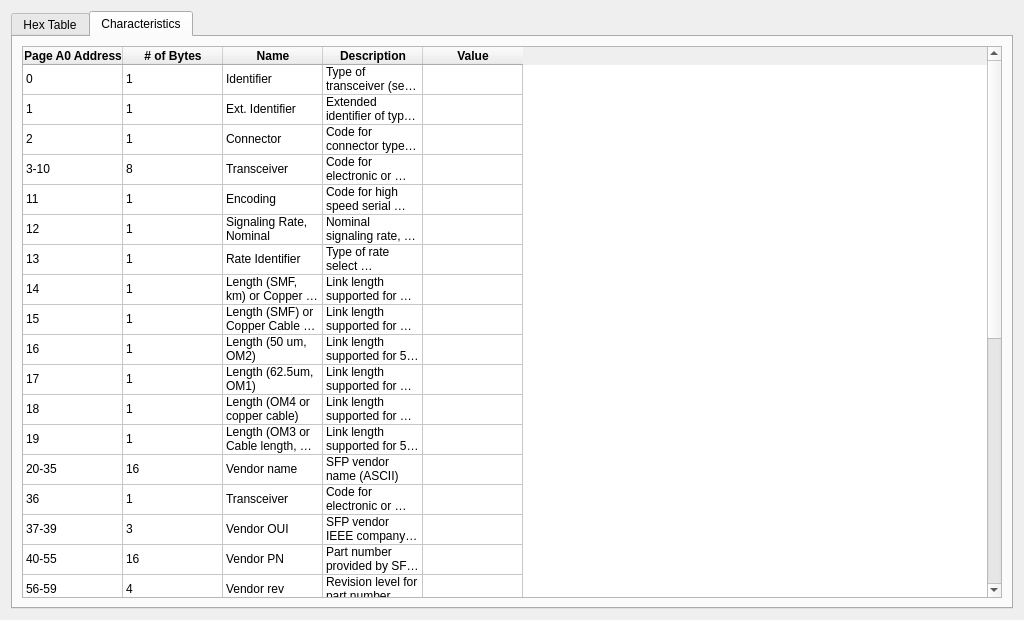
<?xml version="1.0" encoding="UTF-8"?>
<ui version="4.0">
 <class>Dialog</class>
 <widget class="QDialog" name="Dialog">
  <property name="geometry">
   <rect>
    <x>0</x>
    <y>0</y>
    <width>1024</width>
    <height>620</height>
   </rect>
  </property>
  <property name="windowTitle">
   <string>Dialog</string>
  </property>
  <property name="modal">
   <bool>false</bool>
  </property>
  <layout class="QGridLayout" name="gridLayout_2">
   <item row="0" column="0">
    <widget class="QTabWidget" name="tabWidget">
     <property name="font">
      <font>
       <weight>50</weight>
       <bold>false</bold>
      </font>
     </property>
     <property name="currentIndex">
      <number>1</number>
     </property>
     <property name="documentMode">
      <bool>false</bool>
     </property>
     <widget class="QWidget" name="tab">
      <attribute name="title">
       <string>Hex Table</string>
      </attribute>
      <layout class="QGridLayout" name="gridLayout">
       <item row="4" column="1">
        <widget class="QTableWidget" name="tableWidget">
         <property name="editTriggers">
          <set>QAbstractItemView::NoEditTriggers</set>
         </property>
         <row>
          <property name="text">
           <string>00000000</string>
          </property>
          <property name="font">
           <font>
            <pointsize>8</pointsize>
           </font>
          </property>
         </row>
         <row>
          <property name="text">
           <string>00000010</string>
          </property>
          <property name="font">
           <font>
            <pointsize>8</pointsize>
           </font>
          </property>
         </row>
         <row>
          <property name="text">
           <string>00000020</string>
          </property>
          <property name="font">
           <font>
            <pointsize>8</pointsize>
           </font>
          </property>
         </row>
         <row>
          <property name="text">
           <string>00000030</string>
          </property>
          <property name="font">
           <font>
            <pointsize>8</pointsize>
           </font>
          </property>
         </row>
         <row>
          <property name="text">
           <string>00000040</string>
          </property>
          <property name="font">
           <font>
            <pointsize>8</pointsize>
           </font>
          </property>
         </row>
         <row>
          <property name="text">
           <string>00000050</string>
          </property>
          <property name="font">
           <font>
            <pointsize>8</pointsize>
           </font>
          </property>
         </row>
         <row>
          <property name="text">
           <string>00000060</string>
          </property>
          <property name="font">
           <font>
            <pointsize>8</pointsize>
           </font>
          </property>
         </row>
         <row>
          <property name="text">
           <string>00000070</string>
          </property>
          <property name="font">
           <font>
            <pointsize>8</pointsize>
           </font>
          </property>
         </row>
         <row>
          <property name="text">
           <string>00000080</string>
          </property>
          <property name="font">
           <font>
            <pointsize>8</pointsize>
           </font>
          </property>
         </row>
         <row>
          <property name="text">
           <string>00000090</string>
          </property>
          <property name="font">
           <font>
            <pointsize>8</pointsize>
           </font>
          </property>
         </row>
         <row>
          <property name="text">
           <string>000000A0</string>
          </property>
          <property name="font">
           <font>
            <pointsize>8</pointsize>
           </font>
          </property>
         </row>
         <row>
          <property name="text">
           <string>000000B0</string>
          </property>
          <property name="font">
           <font>
            <pointsize>8</pointsize>
           </font>
          </property>
         </row>
         <row>
          <property name="text">
           <string>000000C0</string>
          </property>
          <property name="font">
           <font>
            <pointsize>8</pointsize>
           </font>
          </property>
         </row>
         <row>
          <property name="text">
           <string>000000D0</string>
          </property>
          <property name="font">
           <font>
            <pointsize>8</pointsize>
           </font>
          </property>
         </row>
         <row>
          <property name="text">
           <string>000000E0</string>
          </property>
          <property name="font">
           <font>
            <pointsize>8</pointsize>
           </font>
          </property>
         </row>
         <row>
          <property name="text">
           <string>000000F0</string>
          </property>
          <property name="font">
           <font>
            <pointsize>8</pointsize>
           </font>
          </property>
         </row>
         <column>
          <property name="text">
           <string>00</string>
          </property>
          <property name="font">
           <font>
            <pointsize>8</pointsize>
            <weight>50</weight>
            <bold>false</bold>
           </font>
          </property>
         </column>
         <column>
          <property name="text">
           <string>01</string>
          </property>
          <property name="font">
           <font>
            <pointsize>8</pointsize>
           </font>
          </property>
         </column>
         <column>
          <property name="text">
           <string>02</string>
          </property>
          <property name="font">
           <font>
            <pointsize>8</pointsize>
           </font>
          </property>
         </column>
         <column>
          <property name="text">
           <string>03</string>
          </property>
          <property name="font">
           <font>
            <pointsize>8</pointsize>
           </font>
          </property>
         </column>
         <column>
          <property name="text">
           <string>04</string>
          </property>
          <property name="font">
           <font>
            <pointsize>8</pointsize>
           </font>
          </property>
         </column>
         <column>
          <property name="text">
           <string>05</string>
          </property>
          <property name="font">
           <font>
            <pointsize>8</pointsize>
           </font>
          </property>
         </column>
         <column>
          <property name="text">
           <string>06</string>
          </property>
          <property name="font">
           <font>
            <pointsize>8</pointsize>
           </font>
          </property>
         </column>
         <column>
          <property name="text">
           <string>07</string>
          </property>
          <property name="font">
           <font>
            <pointsize>8</pointsize>
           </font>
          </property>
         </column>
         <column>
          <property name="text">
           <string>08</string>
          </property>
          <property name="font">
           <font>
            <pointsize>8</pointsize>
           </font>
          </property>
         </column>
         <column>
          <property name="text">
           <string>09</string>
          </property>
          <property name="font">
           <font>
            <pointsize>8</pointsize>
           </font>
          </property>
         </column>
         <column>
          <property name="text">
           <string>0A</string>
          </property>
          <property name="font">
           <font>
            <pointsize>8</pointsize>
           </font>
          </property>
         </column>
         <column>
          <property name="text">
           <string>0B</string>
          </property>
          <property name="font">
           <font>
            <pointsize>8</pointsize>
           </font>
          </property>
         </column>
         <column>
          <property name="text">
           <string>0C</string>
          </property>
          <property name="font">
           <font>
            <pointsize>8</pointsize>
           </font>
          </property>
         </column>
         <column>
          <property name="text">
           <string>0D</string>
          </property>
          <property name="font">
           <font>
            <pointsize>8</pointsize>
           </font>
          </property>
         </column>
         <column>
          <property name="text">
           <string>0E</string>
          </property>
          <property name="font">
           <font>
            <pointsize>8</pointsize>
           </font>
          </property>
         </column>
         <column>
          <property name="text">
           <string>0F</string>
          </property>
          <property name="font">
           <font>
            <pointsize>8</pointsize>
           </font>
          </property>
         </column>
         <item row="0" column="0">
          <property name="text">
           <string/>
          </property>
          <property name="font">
           <font>
            <pointsize>8</pointsize>
           </font>
          </property>
          <property name="textAlignment">
           <set>AlignCenter</set>
          </property>
          <property name="flags">
           <set>ItemIsSelectable|ItemIsUserCheckable|ItemIsEnabled</set>
          </property>
         </item>
        </widget>
       </item>
       <item row="0" column="1">
        <layout class="QGridLayout" name="gridLayout_3">
         <item row="0" column="5">
          <spacer name="horizontalSpacer_2">
           <property name="orientation">
            <enum>Qt::Horizontal</enum>
           </property>
           <property name="sizeHint" stdset="0">
            <size>
             <width>40</width>
             <height>20</height>
            </size>
           </property>
          </spacer>
         </item>
         <item row="0" column="4">
          <widget class="QComboBox" name="comboBox_2">
           <item>
            <property name="text">
             <string>A0</string>
            </property>
           </item>
           <item>
            <property name="text">
             <string>A2</string>
            </property>
           </item>
          </widget>
         </item>
         <item row="0" column="1">
          <widget class="QLabel" name="label">
           <property name="font">
            <font>
             <weight>75</weight>
             <bold>true</bold>
            </font>
           </property>
           <property name="text">
            <string>Display Mode</string>
           </property>
          </widget>
         </item>
         <item row="0" column="0">
          <spacer name="horizontalSpacer">
           <property name="orientation">
            <enum>Qt::Horizontal</enum>
           </property>
           <property name="sizeHint" stdset="0">
            <size>
             <width>40</width>
             <height>20</height>
            </size>
           </property>
          </spacer>
         </item>
         <item row="0" column="3">
          <widget class="QLabel" name="label_2">
           <property name="font">
            <font>
             <weight>75</weight>
             <bold>true</bold>
            </font>
           </property>
           <property name="text">
            <string>Page Number (Hex Value)</string>
           </property>
          </widget>
         </item>
         <item row="0" column="2">
          <widget class="QComboBox" name="comboBox">
           <item>
            <property name="text">
             <string>Hex</string>
            </property>
           </item>
           <item>
            <property name="text">
             <string>Decimal</string>
            </property>
           </item>
           <item>
            <property name="text">
             <string>ASCII</string>
            </property>
           </item>
          </widget>
         </item>
        </layout>
       </item>
      </layout>
     </widget>
     <widget class="QWidget" name="tab_2">
      <attribute name="title">
       <string>Characteristics</string>
      </attribute>
      <layout class="QGridLayout" name="gridLayout_4">
       <item row="0" column="0">
        <widget class="QTableWidget" name="tableWidget_2">
         <property name="editTriggers">
          <set>QAbstractItemView::NoEditTriggers</set>
         </property>
         <attribute name="verticalHeaderVisible">
          <bool>false</bool>
         </attribute>
         <row>
          <property name="text">
           <string>1</string>
          </property>
         </row>
         <row>
          <property name="text">
           <string>2</string>
          </property>
         </row>
         <row>
          <property name="text">
           <string>3</string>
          </property>
         </row>
         <row>
          <property name="text">
           <string>4</string>
          </property>
         </row>
         <row>
          <property name="text">
           <string>5</string>
          </property>
         </row>
         <row>
          <property name="text">
           <string>6</string>
          </property>
         </row>
         <row>
          <property name="text">
           <string>7</string>
          </property>
         </row>
         <row>
          <property name="text">
           <string>8</string>
          </property>
         </row>
         <row>
          <property name="text">
           <string>9</string>
          </property>
         </row>
         <row>
          <property name="text">
           <string>10</string>
          </property>
         </row>
         <row>
          <property name="text">
           <string>11</string>
          </property>
         </row>
         <row>
          <property name="text">
           <string>12</string>
          </property>
         </row>
         <row>
          <property name="text">
           <string>13</string>
          </property>
         </row>
         <row>
          <property name="text">
           <string>14</string>
          </property>
         </row>
         <row>
          <property name="text">
           <string>15</string>
          </property>
         </row>
         <row>
          <property name="text">
           <string>16</string>
          </property>
         </row>
         <row>
          <property name="text">
           <string>17</string>
          </property>
         </row>
         <row>
          <property name="text">
           <string>18</string>
          </property>
         </row>
         <row>
          <property name="text">
           <string>19</string>
          </property>
         </row>
         <row>
          <property name="text">
           <string>20</string>
          </property>
         </row>
         <row>
          <property name="text">
           <string>21</string>
          </property>
         </row>
         <row>
          <property name="text">
           <string>22</string>
          </property>
         </row>
         <row>
          <property name="text">
           <string>23</string>
          </property>
         </row>
         <row>
          <property name="text">
           <string>24</string>
          </property>
         </row>
         <row>
          <property name="text">
           <string>25</string>
          </property>
         </row>
         <row>
          <property name="text">
           <string>26</string>
          </property>
         </row>
         <row>
          <property name="text">
           <string>27</string>
          </property>
         </row>
         <row>
          <property name="text">
           <string>28</string>
          </property>
         </row>
         <row>
          <property name="text">
           <string>29</string>
          </property>
         </row>
         <row>
          <property name="text">
           <string>30</string>
          </property>
         </row>
         <row>
          <property name="text">
           <string>31</string>
          </property>
         </row>
         <row>
          <property name="text">
           <string>32</string>
          </property>
         </row>
         <column>
          <property name="text">
           <string>Page A0 Address</string>
          </property>
          <property name="font">
           <font>
            <weight>75</weight>
            <bold>true</bold>
           </font>
          </property>
         </column>
         <column>
          <property name="text">
           <string># of Bytes</string>
          </property>
          <property name="font">
           <font>
            <weight>75</weight>
            <bold>true</bold>
           </font>
          </property>
         </column>
         <column>
          <property name="text">
           <string>Name</string>
          </property>
          <property name="font">
           <font>
            <weight>75</weight>
            <bold>true</bold>
           </font>
          </property>
         </column>
         <column>
          <property name="text">
           <string>Description</string>
          </property>
          <property name="font">
           <font>
            <weight>75</weight>
            <bold>true</bold>
           </font>
          </property>
         </column>
         <column>
          <property name="text">
           <string>Value</string>
          </property>
          <property name="font">
           <font>
            <weight>75</weight>
            <bold>true</bold>
           </font>
          </property>
         </column>
         <item row="0" column="0">
          <property name="text">
           <string>0</string>
          </property>
         </item>
         <item row="0" column="1">
          <property name="text">
           <string>1</string>
          </property>
         </item>
         <item row="0" column="2">
          <property name="text">
           <string>Identifier</string>
          </property>
         </item>
         <item row="0" column="3">
          <property name="text">
           <string>Type of transceiver (see Table 5-1 of SFF 8472)</string>
          </property>
         </item>
         <item row="0" column="4">
          <property name="text">
           <string/>
          </property>
         </item>
         <item row="1" column="0">
          <property name="text">
           <string>1</string>
          </property>
         </item>
         <item row="1" column="1">
          <property name="text">
           <string>1</string>
          </property>
         </item>
         <item row="1" column="2">
          <property name="text">
           <string>Ext. Identifier</string>
          </property>
         </item>
         <item row="1" column="3">
          <property name="text">
           <string>Extended identifier of type of transceiver (See Table 5-2 of SFF 8472)</string>
          </property>
         </item>
         <item row="1" column="4">
          <property name="text">
           <string/>
          </property>
         </item>
         <item row="2" column="0">
          <property name="text">
           <string>2</string>
          </property>
         </item>
         <item row="2" column="1">
          <property name="text">
           <string>1</string>
          </property>
         </item>
         <item row="2" column="2">
          <property name="text">
           <string>Connector</string>
          </property>
         </item>
         <item row="2" column="3">
          <property name="text">
           <string>Code for connector type (see SFF 8024 SFF Module Management Reference Code Tables)</string>
          </property>
         </item>
         <item row="2" column="4">
          <property name="text">
           <string/>
          </property>
         </item>
         <item row="3" column="0">
          <property name="text">
           <string>3-10</string>
          </property>
         </item>
         <item row="3" column="1">
          <property name="text">
           <string>8</string>
          </property>
         </item>
         <item row="3" column="2">
          <property name="text">
           <string>Transceiver</string>
          </property>
         </item>
         <item row="3" column="3">
          <property name="text">
           <string>Code for electronic or optical compatibility (see Table 5-3 of SFF 8472)</string>
          </property>
         </item>
         <item row="3" column="4">
          <property name="text">
           <string/>
          </property>
         </item>
         <item row="4" column="0">
          <property name="text">
           <string>11</string>
          </property>
         </item>
         <item row="4" column="1">
          <property name="text">
           <string>1</string>
          </property>
         </item>
         <item row="4" column="2">
          <property name="text">
           <string>Encoding</string>
          </property>
         </item>
         <item row="4" column="3">
          <property name="text">
           <string>Code for high speed serial encoding algorithm (see SFF-8024 SFF 
Module Management Reference Code Tables) </string>
          </property>
         </item>
         <item row="4" column="4">
          <property name="text">
           <string/>
          </property>
         </item>
         <item row="5" column="0">
          <property name="text">
           <string>12</string>
          </property>
         </item>
         <item row="5" column="1">
          <property name="text">
           <string>1</string>
          </property>
         </item>
         <item row="5" column="2">
          <property name="text">
           <string>Signaling Rate, Nominal </string>
          </property>
         </item>
         <item row="5" column="3">
          <property name="text">
           <string>Nominal signaling rate, units of 100 MBd. 
(see details for rates &gt; 25.4 GBd) </string>
          </property>
         </item>
         <item row="5" column="4">
          <property name="text">
           <string/>
          </property>
         </item>
         <item row="6" column="0">
          <property name="text">
           <string>13</string>
          </property>
         </item>
         <item row="6" column="1">
          <property name="text">
           <string>1</string>
          </property>
         </item>
         <item row="6" column="2">
          <property name="text">
           <string>Rate Identifier</string>
          </property>
         </item>
         <item row="6" column="3">
          <property name="text">
           <string>Type of rate select functionality (see Table 5-6 of SFF 8472) </string>
          </property>
         </item>
         <item row="6" column="4">
          <property name="text">
           <string/>
          </property>
         </item>
         <item row="7" column="0">
          <property name="text">
           <string>14</string>
          </property>
         </item>
         <item row="7" column="1">
          <property name="text">
           <string>1</string>
          </property>
         </item>
         <item row="7" column="2">
          <property name="text">
           <string>Length (SMF, km) or Copper Cable Attenuation</string>
          </property>
         </item>
         <item row="7" column="3">
          <property name="text">
           <string>Link length supported for single-mode fiber, units of km, or copper 
cable attenuation in dB at 12.9 GHz</string>
          </property>
         </item>
         <item row="7" column="4">
          <property name="text">
           <string/>
          </property>
         </item>
         <item row="8" column="0">
          <property name="text">
           <string>15</string>
          </property>
         </item>
         <item row="8" column="1">
          <property name="text">
           <string>1</string>
          </property>
         </item>
         <item row="8" column="2">
          <property name="text">
           <string>Length (SMF) or Copper Cable Attenuation</string>
          </property>
         </item>
         <item row="8" column="3">
          <property name="text">
           <string>Link length supported for single-mode fiber, units of 100 m, or copper 
cable attenuation in dB at 25.78 GHz</string>
          </property>
         </item>
         <item row="8" column="4">
          <property name="text">
           <string/>
          </property>
         </item>
         <item row="9" column="0">
          <property name="text">
           <string>16</string>
          </property>
         </item>
         <item row="9" column="1">
          <property name="text">
           <string>1</string>
          </property>
         </item>
         <item row="9" column="2">
          <property name="text">
           <string>Length (50 um, OM2)</string>
          </property>
         </item>
         <item row="9" column="3">
          <property name="text">
           <string>Link length supported for 50 um OM2 fiber, units of 10 m</string>
          </property>
         </item>
         <item row="9" column="4">
          <property name="text">
           <string/>
          </property>
         </item>
         <item row="10" column="0">
          <property name="text">
           <string>17</string>
          </property>
         </item>
         <item row="10" column="1">
          <property name="text">
           <string>1</string>
          </property>
         </item>
         <item row="10" column="2">
          <property name="text">
           <string>Length (62.5um, OM1)</string>
          </property>
         </item>
         <item row="10" column="3">
          <property name="text">
           <string>Link length supported for 62.5 um OM1 fiber, units of 10 m</string>
          </property>
         </item>
         <item row="10" column="4">
          <property name="text">
           <string/>
          </property>
         </item>
         <item row="11" column="0">
          <property name="text">
           <string>18</string>
          </property>
         </item>
         <item row="11" column="1">
          <property name="text">
           <string>1</string>
          </property>
         </item>
         <item row="11" column="2">
          <property name="text">
           <string>Length (OM4 or copper cable)</string>
          </property>
         </item>
         <item row="11" column="3">
          <property name="text">
           <string>Link length supported for 50um OM4 fiber, units of 10 m. 
Alternatively, copper or direct attach cable, units of m</string>
          </property>
         </item>
         <item row="11" column="4">
          <property name="text">
           <string/>
          </property>
         </item>
         <item row="12" column="0">
          <property name="text">
           <string>19</string>
          </property>
         </item>
         <item row="12" column="1">
          <property name="text">
           <string>1</string>
          </property>
         </item>
         <item row="12" column="2">
          <property name="text">
           <string>Length (OM3 or Cable length, additional</string>
          </property>
         </item>
         <item row="12" column="3">
          <property name="text">
           <string>Link length supported for 50 um OM3 fiber, units of 10 m. 
Alternatively, copper or direct attach cable multiplier and base value</string>
          </property>
         </item>
         <item row="12" column="4">
          <property name="text">
           <string/>
          </property>
         </item>
         <item row="13" column="0">
          <property name="text">
           <string>20-35</string>
          </property>
         </item>
         <item row="13" column="1">
          <property name="text">
           <string>16</string>
          </property>
         </item>
         <item row="13" column="2">
          <property name="text">
           <string>Vendor name</string>
          </property>
         </item>
         <item row="13" column="3">
          <property name="text">
           <string>SFP vendor name (ASCII)</string>
          </property>
         </item>
         <item row="13" column="4">
          <property name="text">
           <string/>
          </property>
         </item>
         <item row="14" column="0">
          <property name="text">
           <string>36</string>
          </property>
         </item>
         <item row="14" column="1">
          <property name="text">
           <string>1</string>
          </property>
         </item>
         <item row="14" column="2">
          <property name="text">
           <string>Transceiver</string>
          </property>
         </item>
         <item row="14" column="3">
          <property name="text">
           <string>Code for electronic or optical compatibility (see Table 5-3 of SFF-8472)</string>
          </property>
         </item>
         <item row="14" column="4">
          <property name="text">
           <string/>
          </property>
         </item>
         <item row="15" column="0">
          <property name="text">
           <string>37-39</string>
          </property>
         </item>
         <item row="15" column="1">
          <property name="text">
           <string>3</string>
          </property>
         </item>
         <item row="15" column="2">
          <property name="text">
           <string>Vendor OUI</string>
          </property>
         </item>
         <item row="15" column="3">
          <property name="text">
           <string>SFP vendor IEEE company ID</string>
          </property>
         </item>
         <item row="15" column="4">
          <property name="text">
           <string/>
          </property>
         </item>
         <item row="16" column="0">
          <property name="text">
           <string>40-55</string>
          </property>
         </item>
         <item row="16" column="1">
          <property name="text">
           <string>16</string>
          </property>
         </item>
         <item row="16" column="2">
          <property name="text">
           <string>Vendor PN</string>
          </property>
         </item>
         <item row="16" column="3">
          <property name="text">
           <string>Part number provided by SFP vendor (ASCII)</string>
          </property>
         </item>
         <item row="16" column="4">
          <property name="text">
           <string/>
          </property>
         </item>
         <item row="17" column="0">
          <property name="text">
           <string>56-59</string>
          </property>
         </item>
         <item row="17" column="1">
          <property name="text">
           <string>4</string>
          </property>
         </item>
         <item row="17" column="2">
          <property name="text">
           <string>Vendor rev</string>
          </property>
         </item>
         <item row="17" column="3">
          <property name="text">
           <string>Revision level for part number provided by vendor (ASCII)</string>
          </property>
         </item>
         <item row="17" column="4">
          <property name="text">
           <string/>
          </property>
         </item>
         <item row="18" column="0">
          <property name="text">
           <string>60-61</string>
          </property>
         </item>
         <item row="18" column="1">
          <property name="text">
           <string>2</string>
          </property>
         </item>
         <item row="18" column="2">
          <property name="text">
           <string>Wavelength</string>
          </property>
         </item>
         <item row="18" column="3">
          <property name="text">
           <string>Laser wavelength (Passive/Active Cable Specification Compliance)</string>
          </property>
         </item>
         <item row="18" column="4">
          <property name="text">
           <string/>
          </property>
         </item>
         <item row="19" column="0">
          <property name="text">
           <string>62</string>
          </property>
         </item>
         <item row="19" column="1">
          <property name="text">
           <string>1</string>
          </property>
         </item>
         <item row="19" column="2">
          <property name="text">
           <string>Fibre Channel Speed 2</string>
          </property>
         </item>
         <item row="19" column="3">
          <property name="text">
           <string>Transceiver's Fibre Channel speed capabilities</string>
          </property>
         </item>
         <item row="19" column="4">
          <property name="text">
           <string/>
          </property>
         </item>
         <item row="20" column="0">
          <property name="text">
           <string>63</string>
          </property>
         </item>
         <item row="20" column="1">
          <property name="text">
           <string>1</string>
          </property>
         </item>
         <item row="20" column="2">
          <property name="text">
           <string>CC_BASE</string>
          </property>
         </item>
         <item row="20" column="3">
          <property name="text">
           <string>Check code for Base ID fields (addresses 0 to 62)</string>
          </property>
         </item>
         <item row="20" column="4">
          <property name="text">
           <string/>
          </property>
         </item>
         <item row="21" column="0">
          <property name="text">
           <string>64-65</string>
          </property>
         </item>
         <item row="21" column="1">
          <property name="text">
           <string>2</string>
          </property>
         </item>
         <item row="21" column="2">
          <property name="text">
           <string>Options</string>
          </property>
         </item>
         <item row="21" column="3">
          <property name="text">
           <string>Indicates which optional transceiver signals are implemented (see Table 8-3 of SFF-8472)</string>
          </property>
         </item>
         <item row="21" column="4">
          <property name="text">
           <string/>
          </property>
         </item>
         <item row="22" column="0">
          <property name="text">
           <string>66</string>
          </property>
         </item>
         <item row="22" column="1">
          <property name="text">
           <string>1</string>
          </property>
         </item>
         <item row="22" column="2">
          <property name="text">
           <string>Signaling Rate, max</string>
          </property>
         </item>
         <item row="22" column="3">
          <property name="text">
           <string>Upper signaling rate margin, units of % (see details for rates &gt; 25.4 GBd)</string>
          </property>
         </item>
         <item row="22" column="4">
          <property name="text">
           <string/>
          </property>
         </item>
         <item row="23" column="0">
          <property name="text">
           <string>67</string>
          </property>
         </item>
         <item row="23" column="1">
          <property name="text">
           <string>1</string>
          </property>
         </item>
         <item row="23" column="2">
          <property name="text">
           <string>Signaling Rate, min</string>
          </property>
         </item>
         <item row="23" column="3">
          <property name="text">
           <string>Lower signaling rate margin, units of % (see details for rates &gt; 25.4 GBd)</string>
          </property>
         </item>
         <item row="23" column="4">
          <property name="text">
           <string/>
          </property>
         </item>
         <item row="24" column="0">
          <property name="text">
           <string>68-83</string>
          </property>
         </item>
         <item row="24" column="1">
          <property name="text">
           <string>16</string>
          </property>
         </item>
         <item row="24" column="2">
          <property name="text">
           <string>Vendor SN</string>
          </property>
         </item>
         <item row="24" column="3">
          <property name="text">
           <string>Serial number provided by vendor (ASCII)</string>
          </property>
         </item>
         <item row="24" column="4">
          <property name="text">
           <string/>
          </property>
         </item>
         <item row="25" column="0">
          <property name="text">
           <string>84-91</string>
          </property>
         </item>
         <item row="25" column="1">
          <property name="text">
           <string>8</string>
          </property>
         </item>
         <item row="25" column="2">
          <property name="text">
           <string>Date code</string>
          </property>
         </item>
         <item row="25" column="3">
          <property name="text">
           <string>Vendor's manufacturing date code (see Table 8-4 of SFF-8472)</string>
          </property>
         </item>
         <item row="25" column="4">
          <property name="text">
           <string/>
          </property>
         </item>
         <item row="26" column="0">
          <property name="text">
           <string>92</string>
          </property>
         </item>
         <item row="26" column="1">
          <property name="text">
           <string>1</string>
          </property>
         </item>
         <item row="26" column="2">
          <property name="text">
           <string>Diagnostic Monitoring Type</string>
          </property>
         </item>
         <item row="26" column="3">
          <property name="text">
           <string>Indicates which type of diagnostic monitoring is implemented (if any) in the transceiver (see Table 8-6 of SFF-8472)</string>
          </property>
         </item>
         <item row="26" column="4">
          <property name="text">
           <string/>
          </property>
         </item>
         <item row="27" column="0">
          <property name="text">
           <string>93</string>
          </property>
         </item>
         <item row="27" column="1">
          <property name="text">
           <string>1</string>
          </property>
         </item>
         <item row="27" column="2">
          <property name="text">
           <string>Enhanced Options</string>
          </property>
         </item>
         <item row="27" column="3">
          <property name="text">
           <string>Indicates which optional enhanced features are implemented 
(if any) in the transceiver (see Table 8-6 of SFF-8472)</string>
          </property>
         </item>
         <item row="27" column="4">
          <property name="text">
           <string/>
          </property>
         </item>
         <item row="28" column="0">
          <property name="text">
           <string>94</string>
          </property>
         </item>
         <item row="28" column="1">
          <property name="text">
           <string>1</string>
          </property>
         </item>
         <item row="28" column="2">
          <property name="text">
           <string>SFF-8472 Compliance</string>
          </property>
         </item>
         <item row="28" column="3">
          <property name="text">
           <string>Indicates which revision of SFF-8472 the transceiver complies with. 
(see Table 8-8 of SFF-8472)</string>
          </property>
         </item>
         <item row="28" column="4">
          <property name="text">
           <string/>
          </property>
         </item>
         <item row="29" column="0">
          <property name="text">
           <string>95</string>
          </property>
         </item>
         <item row="29" column="1">
          <property name="text">
           <string>1</string>
          </property>
         </item>
         <item row="29" column="2">
          <property name="text">
           <string>CC_EXT</string>
          </property>
         </item>
         <item row="29" column="3">
          <property name="text">
           <string>Check code for the Extended ID Fields (addresses 64 to 94)</string>
          </property>
         </item>
         <item row="29" column="4">
          <property name="text">
           <string/>
          </property>
         </item>
         <item row="30" column="0">
          <property name="text">
           <string>96-127</string>
          </property>
         </item>
         <item row="30" column="1">
          <property name="text">
           <string>32</string>
          </property>
         </item>
         <item row="30" column="2">
          <property name="text">
           <string>Vendor Specific</string>
          </property>
         </item>
         <item row="30" column="3">
          <property name="text">
           <string>Vendor Specific EEPROM</string>
          </property>
         </item>
         <item row="30" column="4">
          <property name="text">
           <string/>
          </property>
         </item>
         <item row="31" column="0">
          <property name="text">
           <string>128-255</string>
          </property>
         </item>
         <item row="31" column="1">
          <property name="text">
           <string>128</string>
          </property>
         </item>
         <item row="31" column="2">
          <property name="text">
           <string>Reserved</string>
          </property>
         </item>
         <item row="31" column="3">
          <property name="text">
           <string>Reserved (was assigned to SFF-8079)</string>
          </property>
         </item>
         <item row="31" column="4">
          <property name="text">
           <string/>
          </property>
         </item>
        </widget>
       </item>
      </layout>
     </widget>
    </widget>
   </item>
  </layout>
 </widget>
 <resources/>
 <connections/>
</ui>
